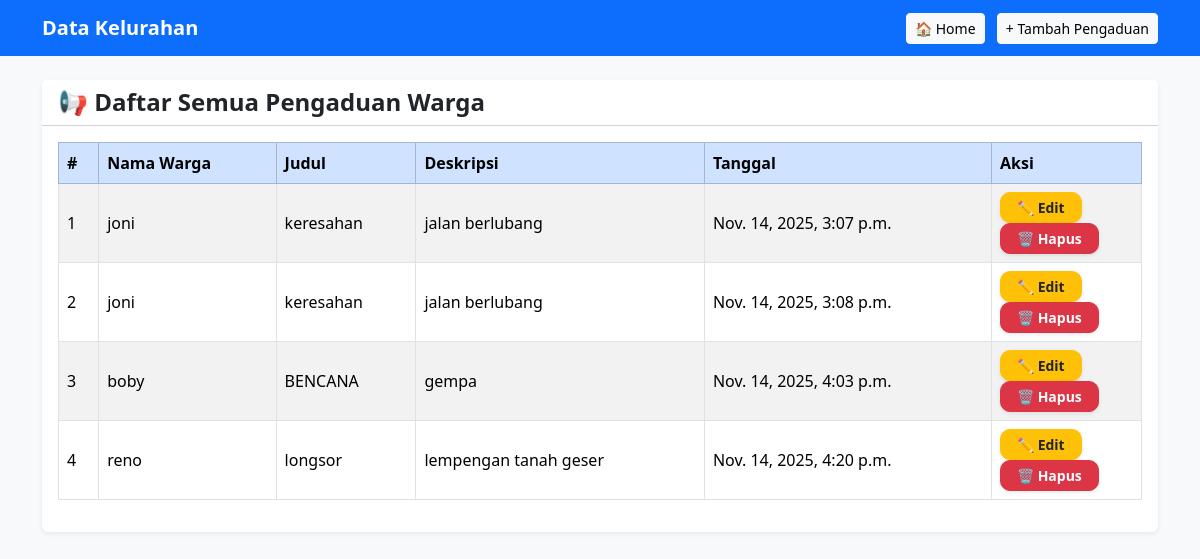
The page /warga/pengaduan/ on the database as committed earlier.
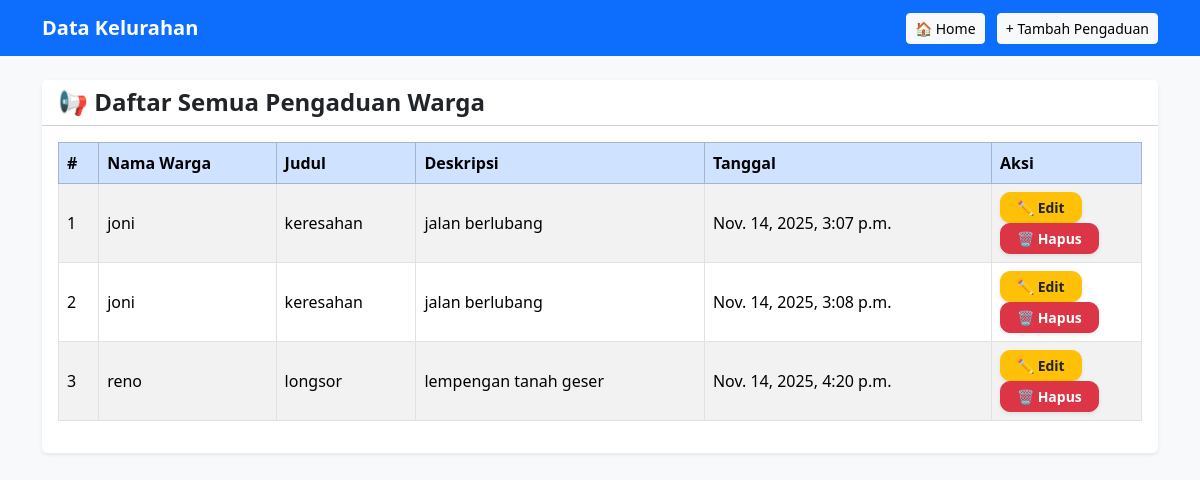
The same page on the database as committed later.
### warga/models.py (models this page shows, shortened)
class Pengaduan(models.Model):
    STATUS_CHOICES = [
        ('BARU', 'Baru'),
        ('DIPROSES', 'Diproses'),
        ('SELESAI', 'Selesai'),
    ]
    warga       = models.ForeignKey(
                    'Warga',            # atau 'warga.Warga' kalau beda app
                    on_delete=models.CASCADE,
                    related_name='pengaduan'
                  )
    judul       = models.CharField(max_length=100)
    deskripsi   = models.TextField()
    tanggal     = models.DateTimeField(auto_now_add=True)
    status      = models.CharField(max_length=20,choices=STATUS_CHOICES, default='BARU')

class Warga(models.Model):
    nik          = models.CharField(max_length=16, unique=True)
    nama_lengkap = models.CharField(max_length=120)
    alamat       = models.TextField()
    no_telepon   = models.CharField(max_length=15, blank=True)  # ← baru
    tanggal        = models.DateField(auto_now_add=True)   # ← kolom baru

### warga/views.py (the view)
# urls.py: path('pengaduan/', PengaduanListView.as_view(), name='pengaduan-list'), # ⚠️ name='pengaduan-list'
class PengaduanListView(ListView):
    model = Pengaduan
    template_name = 'warga/pengaduan_list.html'
    context_object_name = 'pengaduan_list'

### warga/templates/warga/pengaduan_list.html (shortened to what this page needs)
{% load static %}
<!DOCTYPE html>
<html lang="id">
<head>
    <link href="https://cdn.jsdelivr.net/npm/bootstrap@5.3.2/dist/css/bootstrap.min.css" rel="stylesheet">
</head>
<body class="bg-light">
<nav class="navbar navbar-expand-lg navbar-dark bg-primary">
    <div class="container">
        <a class="navbar-brand fw-bold" href="#">Data Kelurahan</a>
        <div>
            <a href="{% url 'warga-list' %}" class="btn btn-light btn-sm me-2">🏠 Home</a>
            <a href="{% url 'pengaduan-tambah' %}" class="btn btn-light btn-sm">+ Tambah Pengaduan</a>
        </div>
    </div>
</nav>
<div class="container mt-4">
    <div class="card shadow-sm border-0">
        <div class="card-header bg-white">
            <h4 class="m-0 fw-bold">📢 Daftar Semua Pengaduan Warga</h4>
        </div>
        <div class="card-body">
            {% if pengaduan_list %}
                <table class="table table-bordered table-striped align-middle">
                    <thead class="table-primary">
                        <tr>
                            <th>#</th>
                            <th>Nama Warga</th>
                            <th>Judul</th>
                            <th>Deskripsi</th>
                            <th>Tanggal</th>
                            <th style="width:150px;">Aksi</th>
                        </tr>
                    </thead>
                    <tbody>
                        {% for p in pengaduan_list %}
                        <tr>
                            <td>{{ forloop.counter }}</td>
                            <td>{{ p.warga.nama_lengkap }}</td>
                            <td>{{ p.judul }}</td>
                            <td>{{ p.deskripsi|truncatechars:40 }}</td>
                            <td>{{ p.tanggal }}</td>
                            <td>
                                <a href="{% url 'pengaduan-edit' p.pk %}"
                                   class="btn btn-sm btn-warning text-dark fw-semibold px-3 me-1 shadow-sm"
                                   style="border-radius: 10px;">
                                    ✏️ Edit
                                </a>
                                <a href="{% url 'pengaduan-hapus' p.pk %}"
                                   class="btn btn-sm btn-danger fw-semibold px-3 shadow-sm"
                                   style="border-radius: 10px;">
                                    🗑️ Hapus
                                </a>
                            </td>
                        </tr>
                        {% endfor %}
                    </tbody>
                </table>
            {% else %}
                <div class="alert alert-info">
                    Belum ada pengaduan yang dibuat.
                </div>
            {% endif %}
        </div>
    </div>
</div>
</body>
</html>

Rows that differ between the two databases and show on the page:
removed Pengaduan: warga.nama_lengkap "boby", judul "BENCANA", deskripsi "gempa", tanggal "Nov. 14, 2025, 4:03 p.m."
